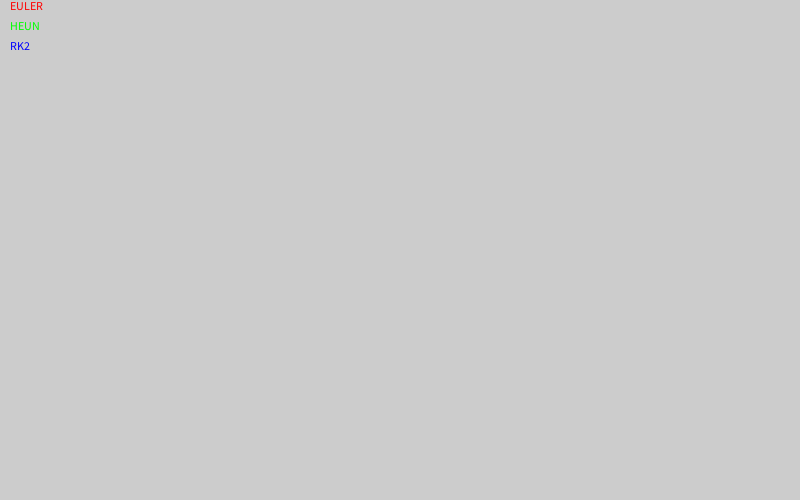
Frame 1 (no input)
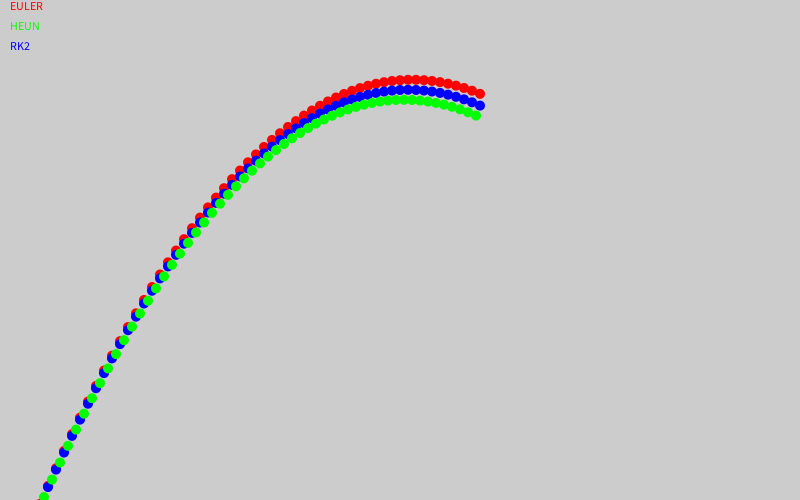
Frame 60 (the mouse pressed at the canvas centre just before this capture)
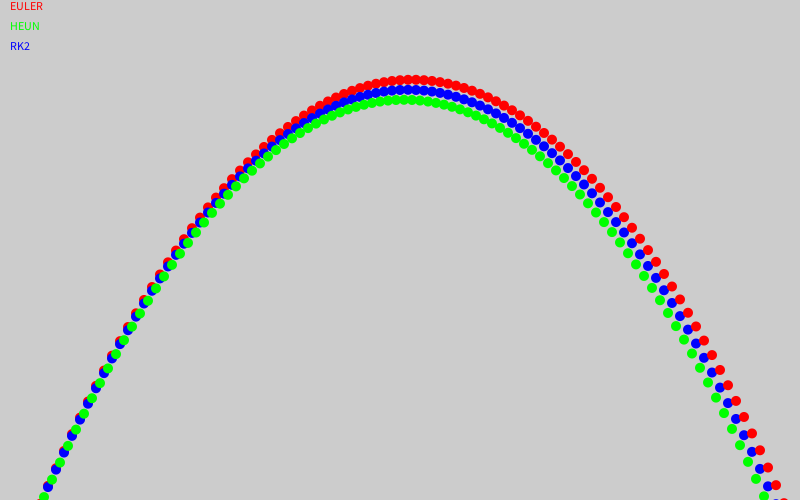
Frame 120 (the mouse held since frame 60 and released just before this capture)

The Processing sketch that drew these frames (run headless with seeded random() and noise(); from frame 60 on, the mouse is pressed at the canvas centre):

// Processing sketch: processing_150708
// ── processing_150708.pde

/***************************************/
/*                                     */
/*          TIRO PARABÓLICO            */
/*    Autor: Pablo Casanova Salas      */
/*                                     */
/***************************************/

//VARIABLES GLOBALES

//Diferencial de tiempo
float dt=0.2;
//Masa de las Pelotas
float m=1.0;
//Constante de aceleración gravitatoria
float g=9.8;

//Vector aceleración
PVector a=new PVector(0,0);

//Vectores de velocidad inicial y posición para los 3 integradores
//Euler
PVector v_euler = new PVector(40,-100);
PVector p_euler = new PVector(0,600);
//Heun
PVector v_heun = new PVector(40,-100);
PVector v_old_heun = new PVector(0,0);
PVector p_heun = new PVector(0,600);
//RK2
PVector v_rk2 = new PVector(40,-100);
PVector v_rk2_half = new PVector(0,0);
PVector p_rk2 = new PVector(0,600);

void setup()
{
    size(800,500);
    noStroke();
    smooth();
    //Llamada a la función que calcula las fuerzas del sistema
    computoFuerzas();
    //Leyenda 
    fill(255,0,0);
    text("EULER",10,10);
    fill(0,255,0);
    text("HEUN",10,30);
    fill(0,0,255);
    text("RK2",10,50);
}

void draw()
{
    //EULER
    //Cálculo de posición (Euler Explícito)
    p_euler.x = p_euler.x + v_euler.x * dt;
    p_euler.y = p_euler.y + v_euler.y * dt;
    //Calculo de la velocidad
    v_euler.x = v_euler.x + a.x * dt;
    v_euler.y = v_euler.y + a.y * dt;
  
    //HEUN
    
    //Cálculo de la velocidad
    v_heun.x = v_heun.x + a.x * dt;
    v_heun.y = v_heun.y + a.y * dt;
    //Cálculo de la posición
    p_heun.x = p_heun.x + ((v_heun.x+v_old_heun.x)/2.0) * dt;
    p_heun.y = p_heun.y + ((v_heun.y+v_old_heun.y)/2.0) * dt;
    
    //Guardamos la velocidad anterior para el siguiente cálculo de posicion
    v_old_heun.x = v_heun.x;
    v_old_heun.y = v_heun.y;

    //RK2
    //Cálculo de la velocidad en el punto medio
    v_rk2_half.x = v_rk2.x + (0.5 * a.x*dt);
    v_rk2_half.y = v_rk2.y + (0.5 * a.y*dt);
    //Calculo de la velocidad
    v_rk2.x = v_rk2.x + a.x * dt;
    v_rk2.y = v_rk2.y + a.y * dt;
    //Cálculo de la posición
    p_rk2.x = p_rk2.x + v_rk2_half.x * dt;
    p_rk2.y = p_rk2.y + v_rk2_half.y * dt;
 
    //Pintamos las esferas que representan a los integradores.
    //EULER (Rojo)
    pushMatrix();
    translate(p_euler.x,p_euler.y);
    fill(255,0,0);
    ellipse(0,0,10,10);
    popMatrix();
  
    //HEUN (Verde)
    pushMatrix();
    translate(p_heun.x,p_heun.y);
    fill(0,255,0);
    ellipse(0,0,10,10);
    popMatrix();
  
    //RK2 (Azul)
    pushMatrix();
    translate(p_rk2.x,p_rk2.y);
    fill(0,0,255);
    ellipse(0,0,10,10);
    popMatrix();
    
    //Imprimimos por consola las diferencias de posición entre los integradores
    print("Diferencia x Euler-Heun: "+ (p_euler.x-p_heun.x)+"\n");
    print("Diferencia y Euler-Heun: "+ (p_euler.y-p_heun.y)+"\n");
    print("Diferencia x Rk2-Heun: "+ (p_rk2.x-p_heun.x)+"\n");
    print("Diferencia y Rk2-Heun: "+ (p_rk2.y-p_heun.y)+"\n");
    print("Diferencia x Rk2-Euler: "+ (p_rk2.x-p_euler.x)+"\n");
    print("Diferencia y Rk2-Euler: "+ (p_rk2.y-p_euler.y)+"\n");
    
}

void computoFuerzas()
{
    float F;
    F= g*m;
    a.y=F/m;
}
void keyPressed()
{
   if(key==' ')
   {
      //Euler
      v_euler = new PVector(40,-100);
      p_euler = new PVector(0,600);
      //Heun
      v_heun = new PVector(40,-100);
      v_old_heun = new PVector(0,0);
      p_heun = new PVector(0,600);
      //RK2
      v_rk2 = new PVector(40,-100);
      v_rk2_half = new PVector(0,0);
      p_rk2 = new PVector(0,600);
      
      a=new PVector(0,0);
      background(160);
      setup();
   }
     

}
